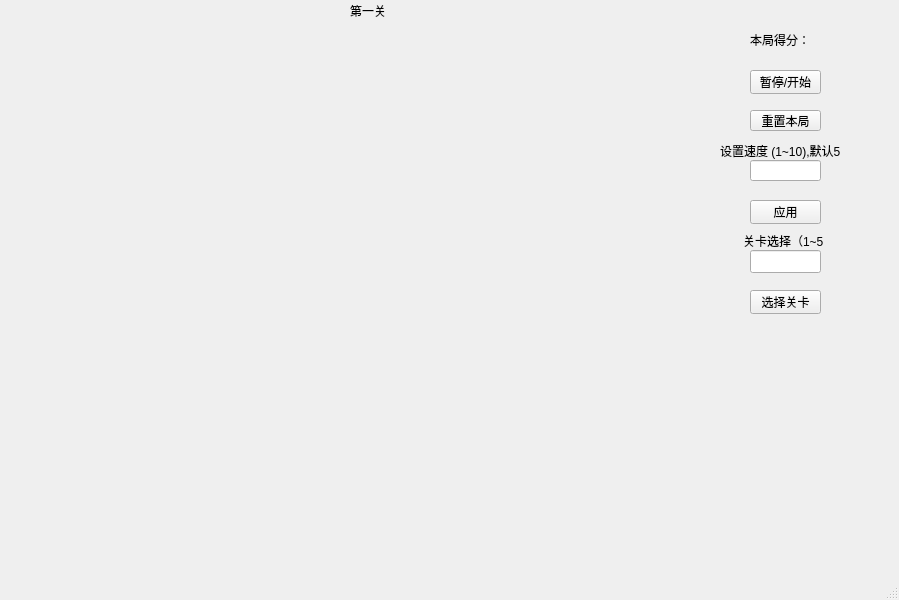
<?xml version="1.0" encoding="UTF-8"?>
<ui version="4.0">
 <class>MainWindow</class>
 <widget class="QMainWindow" name="MainWindow">
  <property name="geometry">
   <rect>
    <x>0</x>
    <y>0</y>
    <width>899</width>
    <height>600</height>
   </rect>
  </property>
  <property name="windowTitle">
   <string>MainWindow</string>
  </property>
  <widget class="QWidget" name="centralwidget">
   <widget class="QPushButton" name="onreset">
    <property name="geometry">
     <rect>
      <x>750</x>
      <y>110</y>
      <width>71</width>
      <height>21</height>
     </rect>
    </property>
    <property name="text">
     <string>重置本局</string>
    </property>
   </widget>
   <widget class="QPushButton" name="pushButton_set_time">
    <property name="geometry">
     <rect>
      <x>750</x>
      <y>200</y>
      <width>71</width>
      <height>24</height>
     </rect>
    </property>
    <property name="text">
     <string>应用</string>
    </property>
   </widget>
   <widget class="QLineEdit" name="lineEdit_time">
    <property name="geometry">
     <rect>
      <x>750</x>
      <y>160</y>
      <width>71</width>
      <height>21</height>
     </rect>
    </property>
   </widget>
   <widget class="QLabel" name="label">
    <property name="geometry">
     <rect>
      <x>720</x>
      <y>140</y>
      <width>131</width>
      <height>21</height>
     </rect>
    </property>
    <property name="text">
     <string>设置速度 (1~10),默认5</string>
    </property>
   </widget>
   <widget class="QPushButton" name="pushButton_pause">
    <property name="geometry">
     <rect>
      <x>750</x>
      <y>70</y>
      <width>71</width>
      <height>24</height>
     </rect>
    </property>
    <property name="text">
     <string>暂停/开始</string>
    </property>
   </widget>
   <widget class="QLabel" name="label_goal">
    <property name="geometry">
     <rect>
      <x>750</x>
      <y>30</y>
      <width>81</width>
      <height>20</height>
     </rect>
    </property>
    <property name="text">
     <string>本局得分：</string>
    </property>
   </widget>
   <widget class="QLineEdit" name="lineEdit_chioce">
    <property name="geometry">
     <rect>
      <x>750</x>
      <y>250</y>
      <width>71</width>
      <height>23</height>
     </rect>
    </property>
   </widget>
   <widget class="QPushButton" name="pushButton">
    <property name="geometry">
     <rect>
      <x>750</x>
      <y>290</y>
      <width>71</width>
      <height>24</height>
     </rect>
    </property>
    <property name="text">
     <string>选择关卡</string>
    </property>
   </widget>
   <widget class="QLabel" name="label_2">
    <property name="geometry">
     <rect>
      <x>743</x>
      <y>230</y>
      <width>91</width>
      <height>21</height>
     </rect>
    </property>
    <property name="text">
     <string>关卡选择（1~5</string>
    </property>
   </widget>
   <widget class="QLabel" name="label_num">
    <property name="geometry">
     <rect>
      <x>350</x>
      <y>0</y>
      <width>71</width>
      <height>21</height>
     </rect>
    </property>
    <property name="text">
     <string>第一关</string>
    </property>
   </widget>
  </widget>
  <widget class="QMenuBar" name="menubar">
   <property name="geometry">
    <rect>
     <x>0</x>
     <y>0</y>
     <width>899</width>
     <height>21</height>
    </rect>
   </property>
  </widget>
  <widget class="QStatusBar" name="statusbar"/>
 </widget>
 <resources/>
 <connections/>
</ui>
